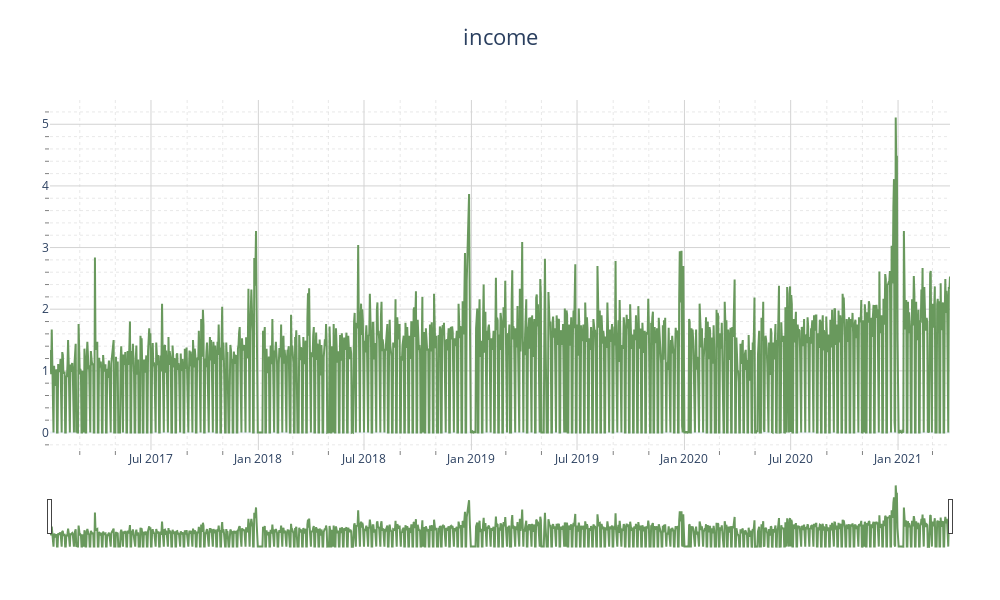
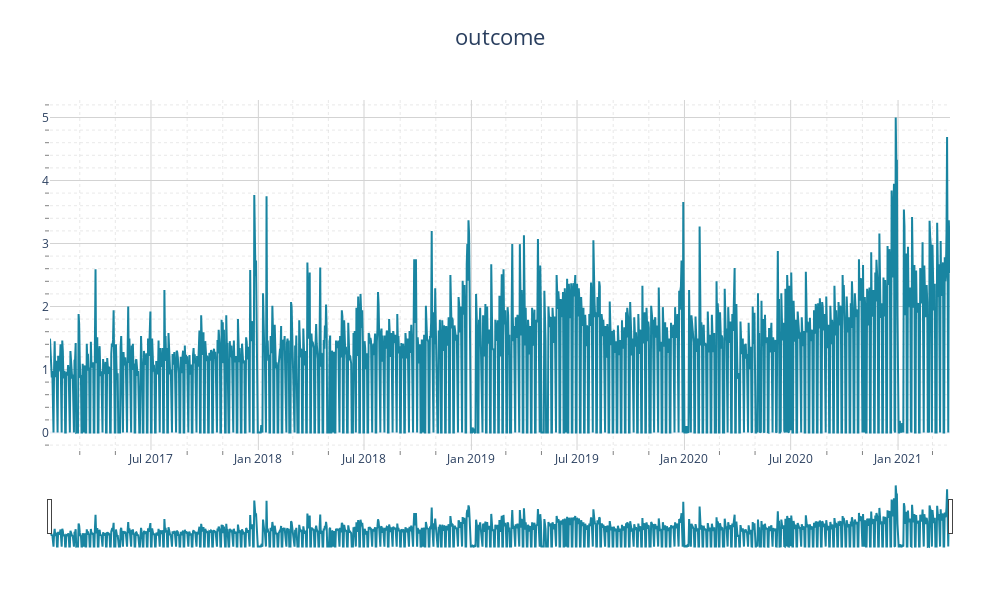
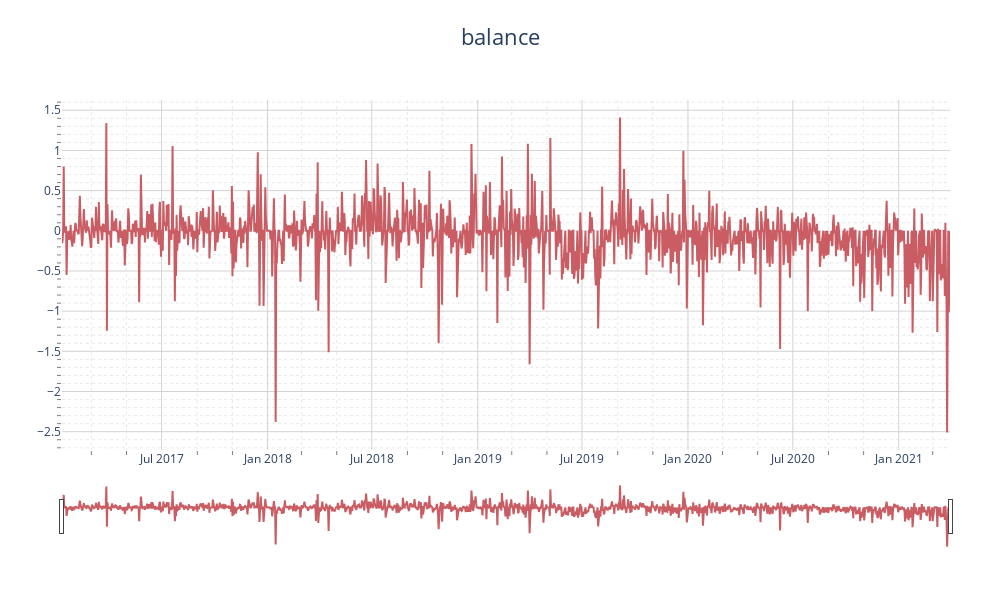

Write notebook code for charts like these, in order.
### Markdown cell above
Посмотрим на исследуемый ряд

### Code cell
colors = ['#69995D', '#1985A1', '#C95D63']
for col, color in zip(data.columns, colors):
    plot_ts_plotly([data[col]], title=col, colors=[color])

### Figure 1 — Plotly figure (JSON) as saved in the notebook; plotly's stock layout.template omitted (floating-point values rounded to 4 significant figures; data arrays with more than 128 entries replaced by an {"elided": "..."} marker saying what was removed)
{"data": [{"hovertemplate": "<b>%{meta[0]}: %{y:.3f}</b><extra></extra>", "line": {"color": "#69995D"}, "meta": ["income"], "mode": "lines", "name": "income", "type": "scatter", "x": {"elided": "1543 str values"}, "y": {"elided": "1543 float values"}}], "layout": {"height": 600, "hovermode": "x unified", "legend": {"bgcolor": "rgba(255, 255, 255, 0.8)", "bordercolor": "lightgray", "borderwidth": 1, "font": {"size": 12}, "itemsizing": "constant", "itemwidth": 50, "orientation": "h", "traceorder": "normal", "x": 0.5, "xanchor": "center", "y": -0.2, "yanchor": "top"}, "margin": {"b": 50, "l": 50, "r": 50, "t": 100}, "title": {"font": {"size": 22}, "text": "income", "x": 0.5, "xanchor": "center", "y": 0.95, "yanchor": "top"}, "width": 1000, "xaxis": {"gridcolor": "lightgray", "gridwidth": 1, "minor": {"gridcolor": "rgba(211, 211, 211, 0.5)", "griddash": "dot", "showgrid": true, "tickcolor": "gray", "ticklen": 4}, "rangeslider": {"visible": true}, "showgrid": true, "title": {"text": ""}}, "yaxis": {"gridcolor": "lightgray", "gridwidth": 1, "minor": {"gridcolor": "rgba(211, 211, 211, 0.5)", "griddash": "dot", "showgrid": true, "tickcolor": "gray", "ticklen": 4}, "showgrid": true, "title": {"text": ""}}}}

### Figure 2 — Plotly figure (JSON) as saved in the notebook; plotly's stock layout.template omitted (floating-point values rounded to 4 significant figures; data arrays with more than 128 entries replaced by an {"elided": "..."} marker saying what was removed)
{"data": [{"hovertemplate": "<b>%{meta[0]}: %{y:.3f}</b><extra></extra>", "line": {"color": "#1985A1"}, "meta": ["outcome"], "mode": "lines", "name": "outcome", "type": "scatter", "x": {"elided": "1543 str values"}, "y": {"elided": "1543 float values"}}], "layout": {"height": 600, "hovermode": "x unified", "legend": {"bgcolor": "rgba(255, 255, 255, 0.8)", "bordercolor": "lightgray", "borderwidth": 1, "font": {"size": 12}, "itemsizing": "constant", "itemwidth": 50, "orientation": "h", "traceorder": "normal", "x": 0.5, "xanchor": "center", "y": -0.2, "yanchor": "top"}, "margin": {"b": 50, "l": 50, "r": 50, "t": 100}, "title": {"font": {"size": 22}, "text": "outcome", "x": 0.5, "xanchor": "center", "y": 0.95, "yanchor": "top"}, "width": 1000, "xaxis": {"gridcolor": "lightgray", "gridwidth": 1, "minor": {"gridcolor": "rgba(211, 211, 211, 0.5)", "griddash": "dot", "showgrid": true, "tickcolor": "gray", "ticklen": 4}, "rangeslider": {"visible": true}, "showgrid": true, "title": {"text": ""}}, "yaxis": {"gridcolor": "lightgray", "gridwidth": 1, "minor": {"gridcolor": "rgba(211, 211, 211, 0.5)", "griddash": "dot", "showgrid": true, "tickcolor": "gray", "ticklen": 4}, "showgrid": true, "title": {"text": ""}}}}

### Figure 3 — Plotly figure (JSON) as saved in the notebook; plotly's stock layout.template omitted (floating-point values rounded to 4 significant figures; data arrays with more than 128 entries replaced by an {"elided": "..."} marker saying what was removed)
{"data": [{"hovertemplate": "<b>%{meta[0]}: %{y:.3f}</b><extra></extra>", "line": {"color": "#C95D63"}, "meta": ["balance"], "mode": "lines", "name": "balance", "type": "scatter", "x": {"elided": "1543 str values"}, "y": {"elided": "1543 float values"}}], "layout": {"height": 600, "hovermode": "x unified", "legend": {"bgcolor": "rgba(255, 255, 255, 0.8)", "bordercolor": "lightgray", "borderwidth": 1, "font": {"size": 12}, "itemsizing": "constant", "itemwidth": 50, "orientation": "h", "traceorder": "normal", "x": 0.5, "xanchor": "center", "y": -0.2, "yanchor": "top"}, "margin": {"b": 50, "l": 50, "r": 50, "t": 100}, "title": {"font": {"size": 22}, "text": "balance", "x": 0.5, "xanchor": "center", "y": 0.95, "yanchor": "top"}, "width": 1000, "xaxis": {"gridcolor": "lightgray", "gridwidth": 1, "minor": {"gridcolor": "rgba(211, 211, 211, 0.5)", "griddash": "dot", "showgrid": true, "tickcolor": "gray", "ticklen": 4}, "rangeslider": {"visible": true}, "showgrid": true, "title": {"text": ""}}, "yaxis": {"gridcolor": "lightgray", "gridwidth": 1, "minor": {"gridcolor": "rgba(211, 211, 211, 0.5)", "griddash": "dot", "showgrid": true, "tickcolor": "gray", "ticklen": 4}, "showgrid": true, "title": {"text": ""}}}}
